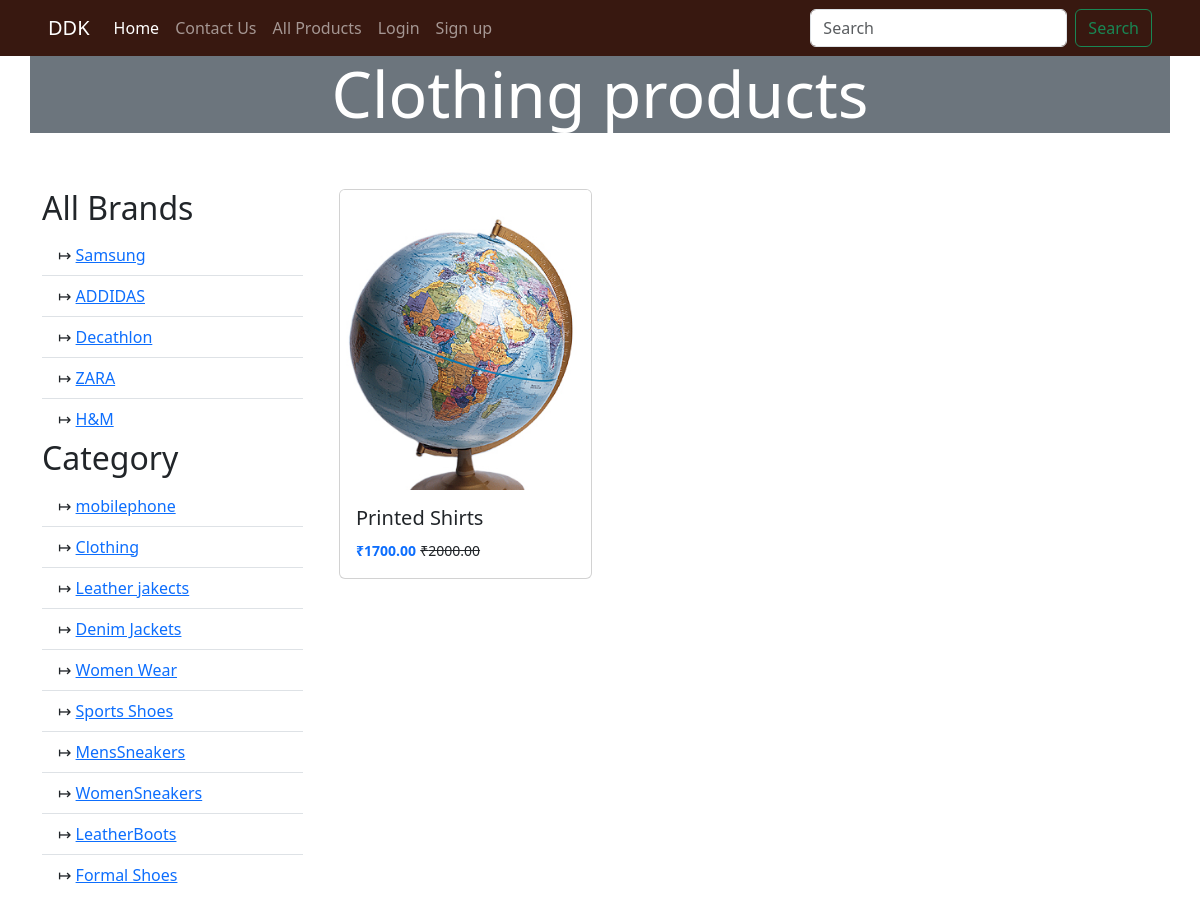
The page /shop/category/clothing/all/ on the database as committed earlier.
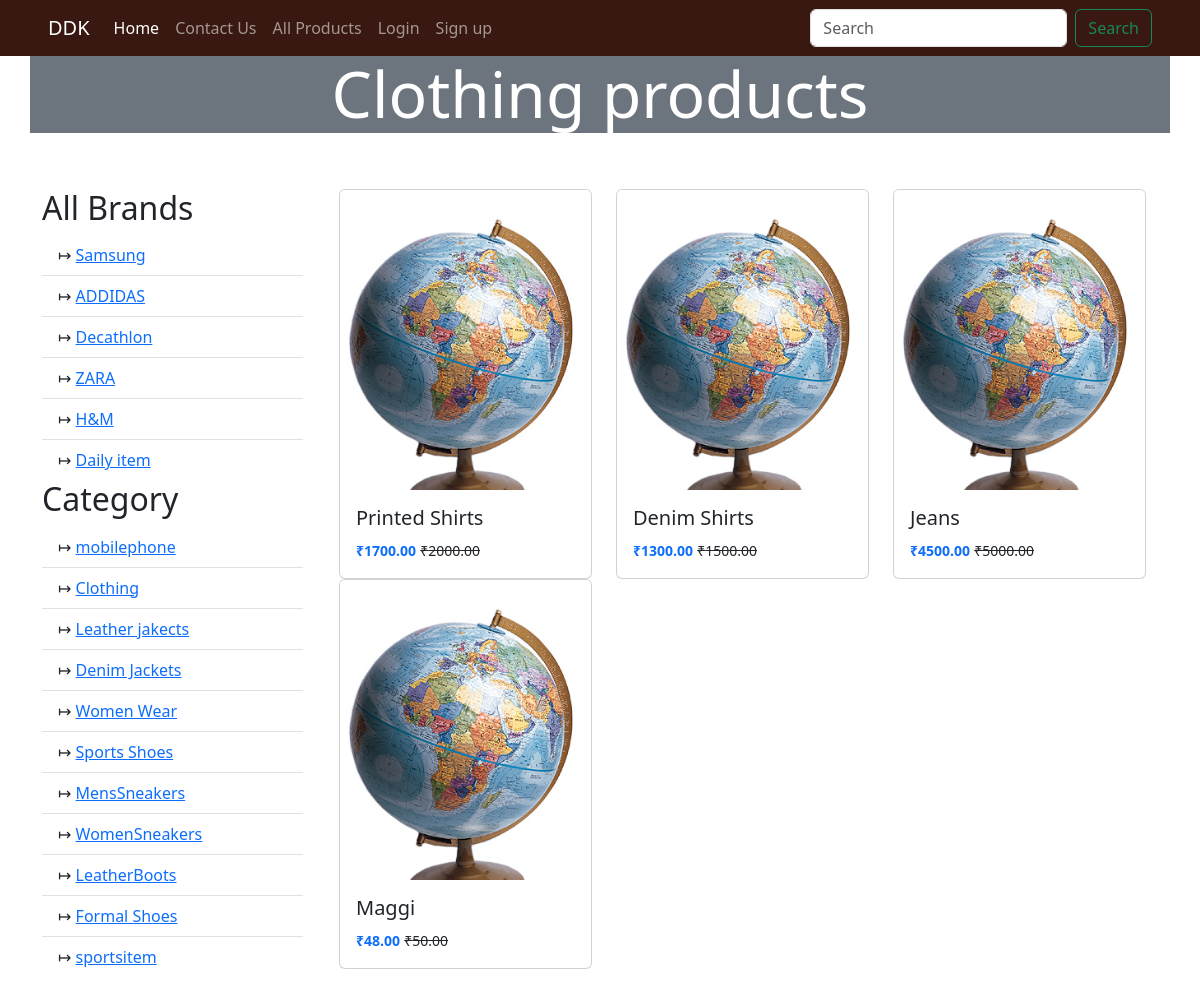
The same page on the database as committed later.
### shop/models.py (models this page shows, shortened)
class Brand(models.Model):
    name = models.CharField( max_length=50)
    slug = models.SlugField(max_length=60,unique=True)
    logo = models.ImageField(upload_to='brand/logo',blank=True,null=True)
    banner = models.ImageField(upload_to='brand/logo',blank=True,null=True)
    favorite= models.BooleanField(default=False)

class Category(models.Model):
    name = models.CharField(max_length=50)
    slug = models.SlugField(max_length = 60,unique=True)

class Product(models.Model):
     name = models.CharField( max_length=50)
     slug = models.SlugField(max_length=60,unique=True)
     category= models.ForeignKey(Category, on_delete=models.DO_NOTHING ,related_name='category')
     brand= models.ForeignKey(Brand, on_delete=models.DO_NOTHING,related_name='brand')
     description = models.TextField()
     seller = models.ForeignKey(Seller, on_delete=models.DO_NOTHING,related_name='seller')
     oprice = models.DecimalField(max_digits=10, decimal_places=2)
     sprice = models.DecimalField(max_digits=10, decimal_places=2)
     qty = models.IntegerField(default =1)
     image = models.ImageField( upload_to='product/image', blank=True,null=True)

### shop/views.py (the view)
# urls.py: path('category/<slug:category>/all/',views.category_products,name='category_products'),
def category_products(request,category):
     catObj = Category.objects.get(slug=category)
     products=Product.objects.filter(category=catObj)
     return render(request,'shop/category_products.html',{
        'category': catObj,
        'products': products,
        'brands': Brand.objects.all(),
        'categories': Category.objects.all()
        })

### templates/shop/category_products.html (shortened to what this page needs)
{% extends 'layout/base.html' %}
{% load static %}
{% load crispy_forms_tags %}
{% block body %}
<div class="container px-0 bg-secondary">
    <h2 class="text-center display-3 text-white">
        {{category.name}} products
    </h2>
</div>
<div class="container py-5">
    <div class="row">
        <div class="col">
            <h2>All Brands</h2>
            <ul class="list-group list-group-flush">
                {% for item in brands %}
                <li class="list-group-item"> &RightTeeArrow;
                    <a href="{% url 'brandproduct' item.slug %}">{{item.name}}</a>
                </li>
                {% empty %}
                <li class="list-group-item">No Brands</li>
                {% endfor %}
            </ul>
            <h2>Category</h2>
            <ul class="list-group list-group-flush">
                {% for item in categories %}
                <li class="list-group-item"> &RightTeeArrow;
                    <a href="{% url 'category_products' item.slug %}">{{item.name}}</a>
                </li>
                {% empty %}
                <li class="list-group-item">No Category</li>
                {% endfor %}
            </ul>
        </div>
        <div class="col-md-9">
            <div class="container-fluid">
                <div class="row">
                    {% for item in products %}
                    {% include 'components/product_card.html' with product=item %}
                    {% empty %}
                </div>
            </div>
            <div class="alert alert-primary" role="alert">
                <strong>Warning!</strong> No product available.
            </div>
            {% endfor %}
        </div>
    </div>
</div>
{% endblock %}

### templates/components/product_card.html
{% load static %}
<div class="col-md-4">
    <div class="card">
        {% if product.image %}
        <img class="card-img-top product-img" src="{{product.image.url}}" alt="{{product.name}}">
        {% else %}
        <img class="card-img-top product-img" src="{% static 'images/productdefault.jpg' %}" alt="{{product.img}}">
        {% endif %}
        <div class="card-body">
            <h5 class="card-title">{{product.name}}</h5>
            <p class="card-text">
                <small class="text-primary fw-bold">₹{{product.sprice}}</small>
                <small class="text-decoration-line-through">
                    ₹{{product.oprice}}
                </small>
            </p>
        </div>
    </div>
</div>

Rows that differ between the two databases and show on the page:
added Brand: name "Daily item"
added Category: name "sportsitem"
added Product: name "Denim Shirts", sprice "1300.00", oprice "1500.00"
added Product: name "Jeans", sprice "4500.00", oprice "5000.00"
added Product: name "Maggi", sprice "48.00", oprice "50.00"
